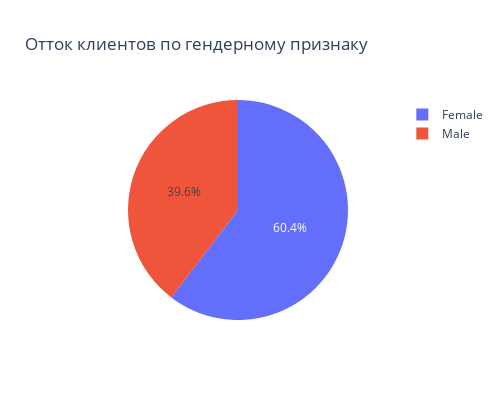

The notebook cell saved with this chart:
### Markdown cell above
#### 9.6. 
Кто чаще уходит, мужчины или женщины? Постройте график, который иллюстрирует это.

### Code cell
df=churn_data.groupby(by='Gender', as_index=False)['Exited'].mean()
df['Exited']=df['Exited']*100
pie=px.pie(
    data_frame=df,
    values="Exited",
    names='Gender',
    title='Отток клиентов по гендерному признаку',
    height=400,
    width=500
)
pie.show()

### Figure 1 — Plotly figure (JSON) as saved in the notebook; plotly's stock layout.template omitted (floating-point values rounded to 4 significant figures)
{"data": [{"domain": {"x": [0, 1], "y": [0, 1]}, "hovertemplate": "Gender=%{label}<br>Exited=%{value}<extra></extra>", "labels": ["Female", "Male"], "legendgroup": "", "name": "", "showlegend": true, "type": "pie", "values": [25.07, 16.46]}], "layout": {"height": 400, "legend": {"tracegroupgap": 0}, "title": {"text": "Отток клиентов по гендерному признаку"}, "width": 500}}
